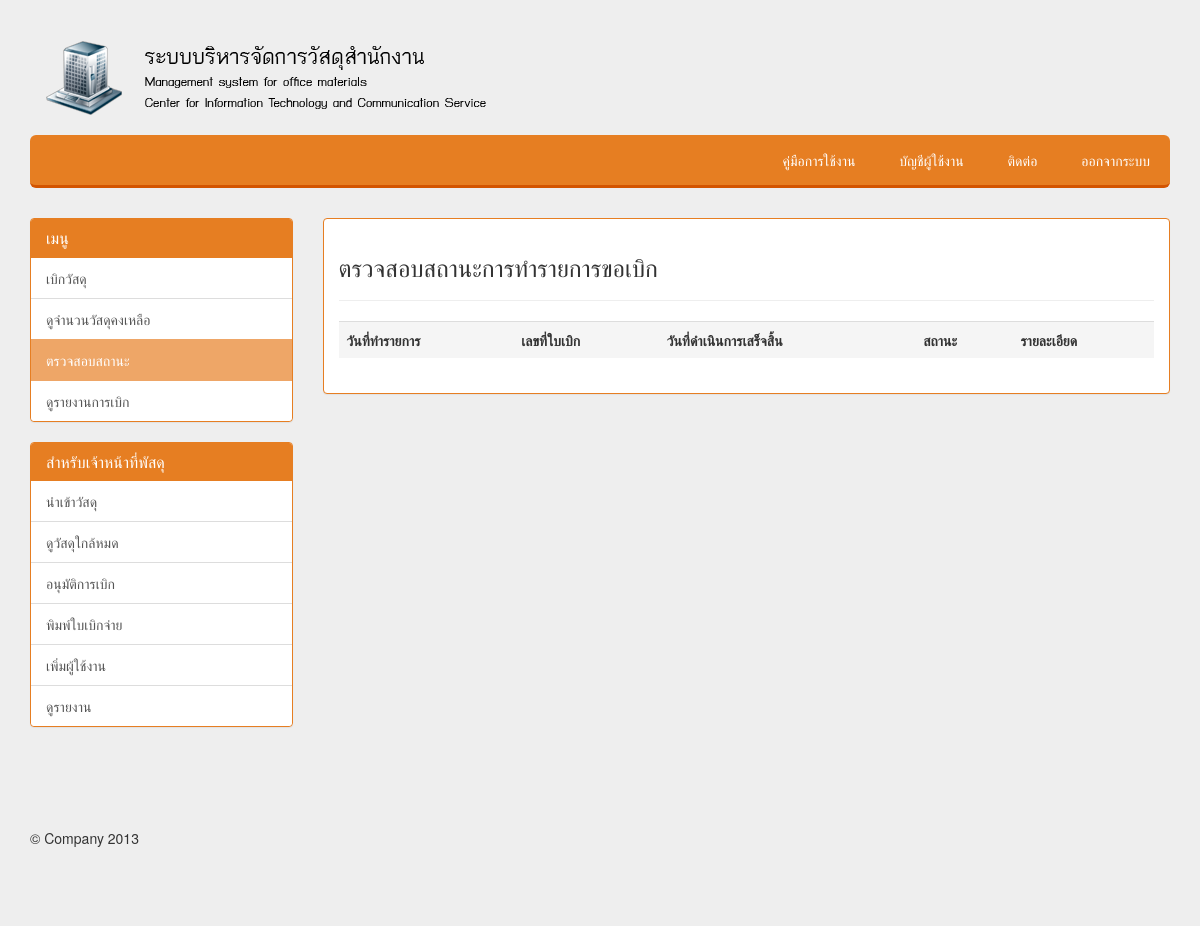
The app's page /track.php (signed in), older data.
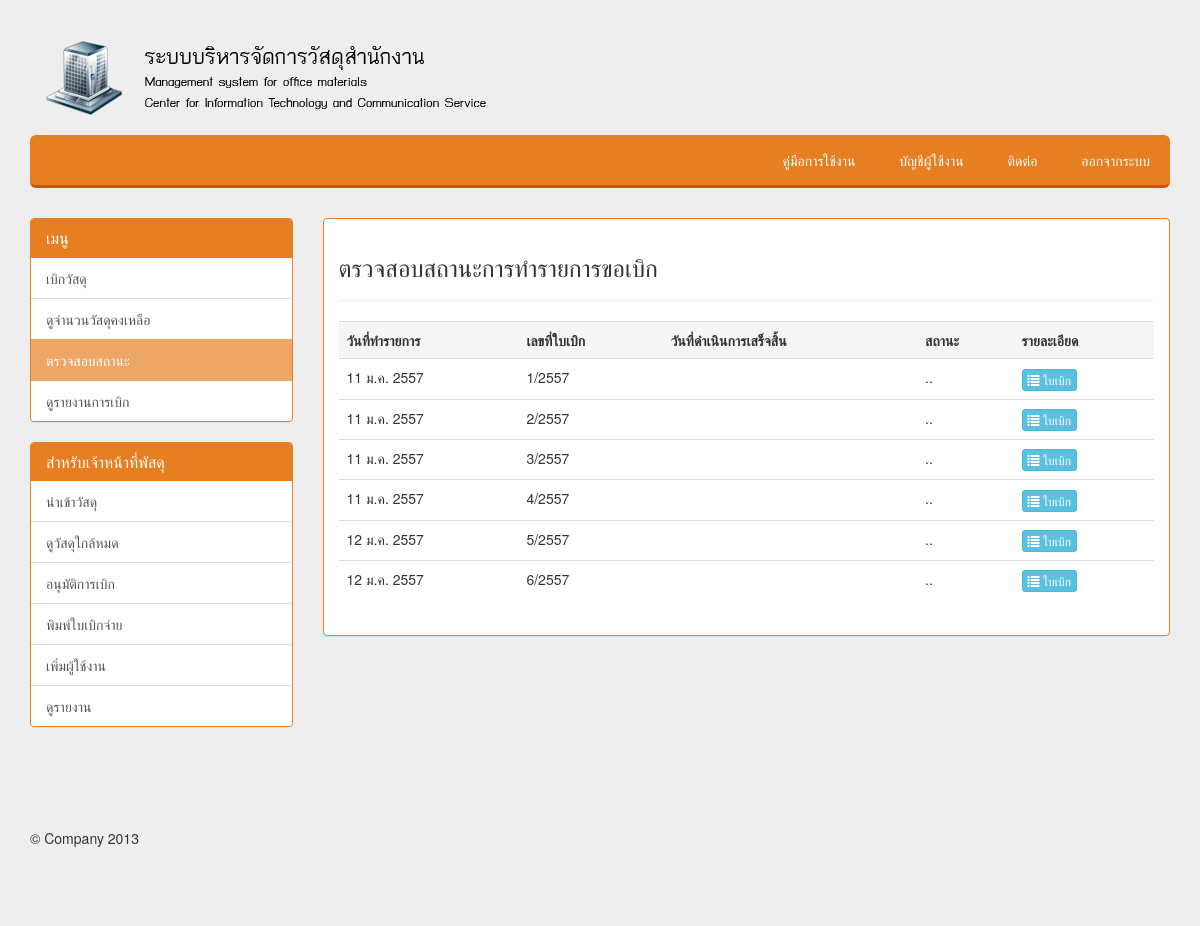
The same page, newer data.
### tables this page shows
CREATE TABLE `widenid` (
  `id_widen` int(11) NOT NULL auto_increment,
  `date_widen` date NOT NULL,
  `u_id` int(11) NOT NULL,
  `w_id` int(11) NOT NULL,
  `o_id` int(11) NOT NULL,
  PRIMARY KEY  (`id_widen`)
);

### track.php (the view, shortened to what this page needs)
<!DOCTYPE html>
<html>
<head>
  <link href="src/css/main.css" rel="stylesheet">
    <link href="src/css/bootstrap.css" rel="stylesheet">
    <link href="src/signin.css" rel="stylesheet">
    <link href="src/justified-nav.css" rel="stylesheet">
</head>
<body>
<br>
<div class="container">
<? require "menu.php"; ?>
    <div class="row">
        <div class="col-xs-6 col-sm-3 sidebar-offcanvas" id="sidebar" role="navigation">
          <div class="panel panel-carot">
            <div class="panel-heading">
              <h3 class="panel-title">เมนู</h3>
            </div>
			<div class="list-group">
            <a href="widenmaterial.php" class="list-group-item ">เบิกวัสดุ</a>
            <a href="#" class="list-group-item">ดูจำนวนวัสดุคงเหลือ</a>
            <a href="track.php" class="list-group-item active">ตรวจสอบสถานะ</a>
            <a href="#" class="list-group-item">ดูรายงานการเบิก</a>
           </div>
          </div>
          <div class="panel panel-carot">
            <div class="panel-heading">
              <h3 class="panel-title">สำหรับเจ้าหน้าที่พัสดุ</h3>
            </div>
            <div class="list-group">
            <a href="#" class="list-group-item">นำเข้าวัสดุ</a>
            <a href="#" class="list-group-item">ดูวัสดุใกล้หมด</a>
            <a href="#" class="list-group-item">อนุมัติการเบิก</a>
            <a href="#" class="list-group-item">พิมพ์ใบเบิกจ่าย</a>
            <a href="#" class="list-group-item">เพิ่มผู้ใช้งาน</a>
            <a href="#" class="list-group-item">ดูรายงาน</a>
           </div>
          </div>
        </div>
        <div class="col-xs-11 col-sm-9" >
            <div id="tracking" class="panel panel-carot">
              <div class="panel-body">
                  <h3>ตรวจสอบสถานะการทำรายการขอเบิก</h3>
                   <hr>
                   <?php
					function DateThai($strDate)
					{
						$strYear = date("Y",strtotime($strDate))+543;
						$strMonth= date("n",strtotime($strDate));
						$strDay= date("j",strtotime($strDate));
						$strMonthCut = Array("","ม.ค.","ก.พ.","มี.ค.","เม.ย.","พ.ค.","มิ.ย.","ก.ค.","ส.ค.","ก.ย.","ต.ค.","พ.ย.","ธ.ค.");
						$strMonthThai=$strMonthCut[$strMonth];
						return "$strDay $strMonthThai $strYear";
					}
					$query = "SELECT * FROM  `widenid` WHERE  `u_id` = ( SELECT id FROM users WHERE username =  '".$_SESSION['user']['username']."' ) ";
					$qry_result = mysql_query($query) or die(mysql_error());
					$display_string = '<table class="table">';
					$display_string .= '<tr class="active">';
					$display_string .= "<th>วันที่ทำรายการ	</th>";
					$display_string .= "<th>เลขที่ใบเบิก</th>";
					$display_string .= "<th>วันที่ดำเนินการเสร็จสิ้น</th>";
					$display_string .= "<th>สถานะ</th>";
					$display_string .= "<th>รายละเอียด</th>";
					$display_string .= "</tr>";
					while($row = mysql_fetch_array($qry_result)){
						$newD = DateThai($row[date_widen]);
						$strYear = date("Y",strtotime($row[date_widen]))+543;
						$no_order = $row[id_widen].'/'.$strYear ;
						$display_string .= "<tr>";
						$display_string .= "<td>$newD</td>";
						$display_string .= "<td>$no_order</td>";
						$display_string .= "<td></td>";
						$display_string .= "<td>..</td>";
						$display_string .= '<td>
							<div class="myclass" id="'.$row[w_id].'">
                            <button type="button" onclick="showorder('.$row[w_id].','.$row[id_widen].','.$strYear.')" class="btn btn-info btn-xs mybtn">
                                <span class="glyphicon glyphicon-list"></span> ใบเบิก
                            </button>
							</div>
                        </td>';
						$display_string .= "</tr>";
					}
					$display_string .= "</table>";
					echo $display_string;
				   ?>
              </div>
            </div>
        </div>
      </div>
</div>
<? require "footer.php"; ?>
</body>
</html>

### menu.php
<?php
echo'
<a href="main.php" title=""><img src="pic/Untitled-1.png" alt="Logo"></a>
	<br /><br />
		<div class="carrot-nav">
			<ul>
				<li><a href="#">คู่มือการใช้งาน</a></li>
				<li><a href="edit_account.php">บัญชีผู้ใช้งาน</a></li>
				<li><a href="#">ติดต่อ</a></li>
				<li><a href="logout.php">ออกจากระบบ</a></li>
			</ul>
		</div>
  <br>';
?>

### footer.php
<?php
echo'
<div class="container">
    <div class="footer">
        <p>&copy; Company 2013</p>
    </div>
</div>';
?>

### src/css/main.css (style rules this page uses)
body { font-family: 'Open Sans', sans-serif; background:#ecf0f1; }
a { text-decoration:none; color:white; }
.carrot-nav { background:#e67e22; border-radius:6px; position: relative; padding-top:15px; padding-bottom:15px; font-size:14px; padding-left:20px; border-bottom: #d35400 3px solid; margin-bottom:10px; text-align:right; }
.carrot-nav ul { margin: 0; padding: 0; list-style-type: none; list-style-image: none; }
.carrot-nav li { margin-right: 0px; display: inline; }
.carrot-nav ul li a { text-decoration:none; margin: 0px; padding: 15px 20px 15px 20px; color:#ffffff; }

### src/signin.css (style rules this page uses)
body { padding-top: 40px; padding-bottom: 40px; background-color: #eee; }

### src/justified-nav.css (style rules this page uses)
body { padding-top: 20px; }
.footer { border-top: 1px solid #eee; margin-top: 40px; padding-top: 40px; padding-bottom: 40px; }
@media screen and (min-width: 768px) { .masthead, .marketing, .footer { padding-left: 0; padding-right: 0; } }

Row changes from the older to the newer data that the page shows:
added widenid: date_widen "11 ม.ค. 2557", no_order "1/2557"
added widenid: date_widen "11 ม.ค. 2557", no_order "2/2557"
added widenid: date_widen "11 ม.ค. 2557", no_order "3/2557"
added widenid: date_widen "11 ม.ค. 2557", no_order "4/2557"
added widenid: date_widen "12 ม.ค. 2557", no_order "5/2557"
added widenid: date_widen "12 ม.ค. 2557", no_order "6/2557"
